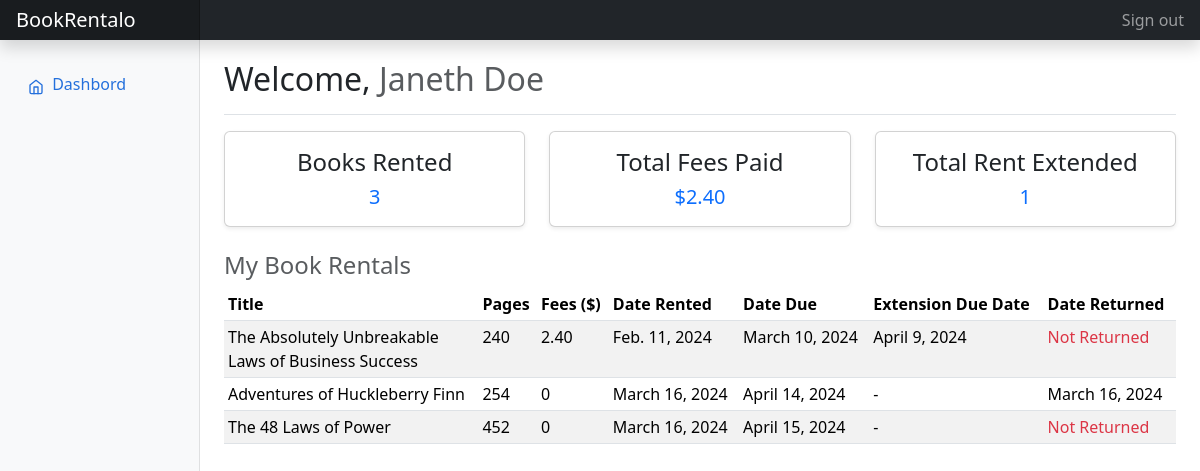
The page /user/dashboard/ (signed in) on the database its author committed.
### apps/users/models.py (models this page shows, shortened)
class User(TimeStampMixin, AbstractUser):
    email           = models.EmailField(unique=True)
    username        = None  # set username field to None since we are using email as primary auth
    first_name      = models.CharField(_('First Name'), max_length=150, null=True, blank=True)
    last_name       = models.CharField(_('Last Name'), max_length=150, null=True, blank=True)
    id            = models.UUIDField(_("ID"), primary_key=True, default=uuid.uuid4, editable=False)
    is_verified = models.BooleanField(default=False)
    USERNAME_FIELD = 'email'
    REQUIRED_FIELDS = []
    objects = CustomUserManager()
    class Meta:
        ordering = ('date_joined',)
    def get_full_name(self):
        return f"{self.first_name} {self.last_name}" if self.first_name and self.last_name else self.email

### apps/core/models.py (models this page shows, shortened)
class Rental(models.Model):
    user = models.ForeignKey(User, on_delete=models.CASCADE, related_name='user_rentals')
    book = models.ForeignKey(Book, on_delete=models.CASCADE)
    start_date = models.DateField(blank=True, null=True)
    end_date = models.DateField(blank=True, null=True)
    book_return_date = models.DateField(null=True, blank=True)
    is_book_returned = models.BooleanField(default=False)
    is_extended = models.BooleanField(default=False)
    extension_count = models.IntegerField(default=0, editable=False)
    extension_duration_in_months = models.IntegerField(default=0)
    extention_end_date = models.DateField(null=True, blank=True)
    @property
    def calculate_rental_fee(self):
        days_rented = (datetime.datetime.now().date() - self.start_date).days
        if days_rented <= 30:
            return Decimal(0)
        else:
            months_rented = math.ceil((days_rented - 30) / 30)
            fee = self.book.number_of_pages / 100
            amount_due = Decimal(fee) * Decimal(months_rented)
            return round(amount_due, 2) # round up to 2 decimals

class Book(TimeStampMixin):
    title = models.CharField(max_length=255)
    author = models.CharField(max_length=125)
    number_of_pages = models.IntegerField()

### apps/core/views.py (the view)
# urls.py: path("user/dashboard/", user_dashboard, name="user-dashboard"),
@login_required(login_url="/auth/login/")
def user_dashboard(request):
    try:
        user_book_rentals = Rental.objects.filter(user=request.user)
        total_books_rented = user_book_rentals.count()
        total_fees_paid = sum(
            rental.calculate_rental_fee for rental in user_book_rentals
        )
        total_rents_extended = user_book_rentals.filter(
            is_extended=True
        ).count()
    except Exception as e:
        logger.info(str(e))
        messages.error(
            request,
            "We encountered an error. Please reload after few minutes.",
        )
        total_books_rented = 0
        total_fees_paid = 0
        total_rents_extended = 0
    context = {
        "rentals": user_book_rentals,
        "total_books_rented": total_books_rented,
        "total_fees_paid": total_fees_paid,
        "total_rents_extended": total_rents_extended,
    }
    return render(request, "core/dashboard.html", context)

### templates/core/dashboard.html (shortened to what this page needs)
{% extends 'dashboard_base.html' %}
{% load static %}
{% load bootstrap5 %}
{% block content %}
<main class="col-md-9 ms-sm-auto col-lg-10 px-md-4">
    <div class="d-flex justify-content-between flex-wrap flex-md-nowrap align-items-center pt-3 pb-2 mb-3 border-bottom">
      <h1 class="h2">Welcome, <span class="text-muted">{{ request.user.get_full_name }}</span></h1>
    </div>
    <div class="row">
      <div class="col-md-4">
        <div class="card shadow-sm mb-2">
          <div class="card-body text-center">
            <h4> Books Rented </h4>
            <span class="text-primary h5 text-center">
              {{ total_books_rented }}
            </span>
          </div>
        </div>
      </div>
      <div class="col-md-4">
        <div class="card shadow-sm mb-2">
          <div class="card-body text-center">
            <h4> Total Fees Paid </h4>
            <span class="text-primary h5 text-center">
              ${{ total_fees_paid }}
            </span>
          </div>
        </div>
      </div>
      <div class="col-md-4">
        <div class="card shadow-sm mb-2">
          <div class="card-body text-center">
            <h4> Total Rent Extended </h4>
            <span class="text-primary h5 text-center">
              {{ total_rents_extended }}
            </span>
          </div>
        </div>
      </div>
    </div>
    <h4 class="text-muted mt-3">My Book Rentals</h4>
    <div class="table-responsive">
      <table class="table table-striped table-sm">
        <thead>
          <tr>
            <th scope="col">Title</th>
            <th scope="col">Pages</th>
            <th scope="col">Fees ($)</th>
            <th scope="col">Date Rented</th>
            <th scope="col">Date Due</th>
            <th scope="col">Extension Due Date</th>
            <th scope="col">Date Returned</th>
          </tr>
        </thead>
        <tbody>
          {% for rent in rentals %}
          <tr>
            <td style="max-width: 15rem;">{{ rent.book.title }}</td>
            <td>{{ rent.book.number_of_pages }}</td>
            <td class="mx-auto">{{ rent.calculate_rental_fee }}</td>
            <td>{{ rent.start_date }}</td>
            <td>{{ rent.end_date }}</td>
            <td>{% if not rent.extention_end_date %} - {% else %} {{ rent.extention_end_date}}{% endif %}</td>
            <td>{% if not rent.book_return_date %} <span class="text-danger">Not Returned</span> {% else %} {{ rent.book_return_date }} {% endif %}</td>
          </tr>
          {% empty %}
          <tr>
          No rents yet.
          </tr>
          {% endfor %}
        </tbody>
      </table>
    </div>
  </main>
{% endblock %}

### static/css/main.css (style rules this page uses)
body { background-image: none; }

### rows shown on the page
User: user.get_full_name "Janeth Doe"
Rental: book "The Absolutely Unbreakable Laws of Business Success", book.number_of_pages "240", calculate_rental_fee "2.40", start_date "Feb. 11, 2024", end_date "March 10, 2024", extention_end_date "April 9, 2024", shows "Not Returned"
Rental: book "Adventures of Huckleberry Finn", book.number_of_pages "254", calculate_rental_fee "0", start_date "March 16, 2024", end_date "April 14, 2024", book_return_date "March 16, 2024"
Rental: book "The 48 Laws of Power", book.number_of_pages "452", calculate_rental_fee "0", start_date "March 16, 2024", end_date "April 15, 2024", shows "Not Returned"

### other values the page prints
{{ total_books_rented }} "3"
{{ total_fees_paid }} "2.40"
{{ total_rents_extended }} "1"
